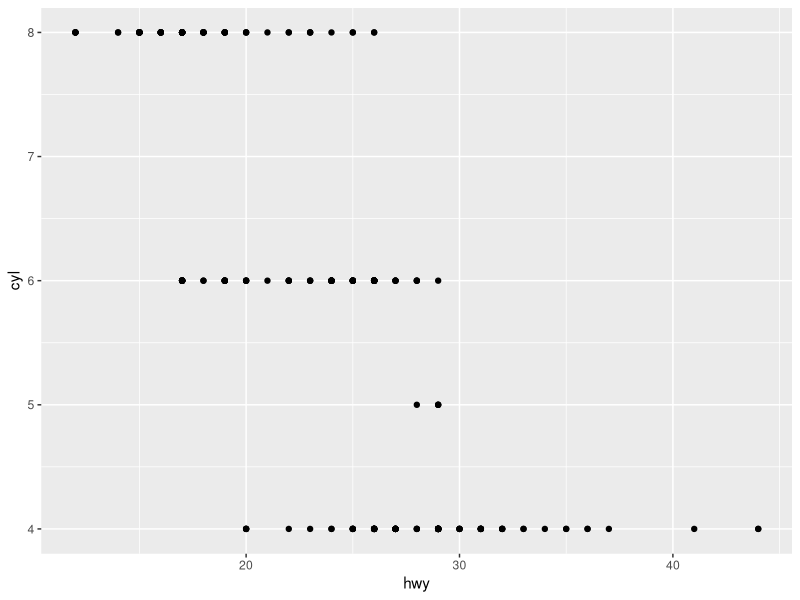
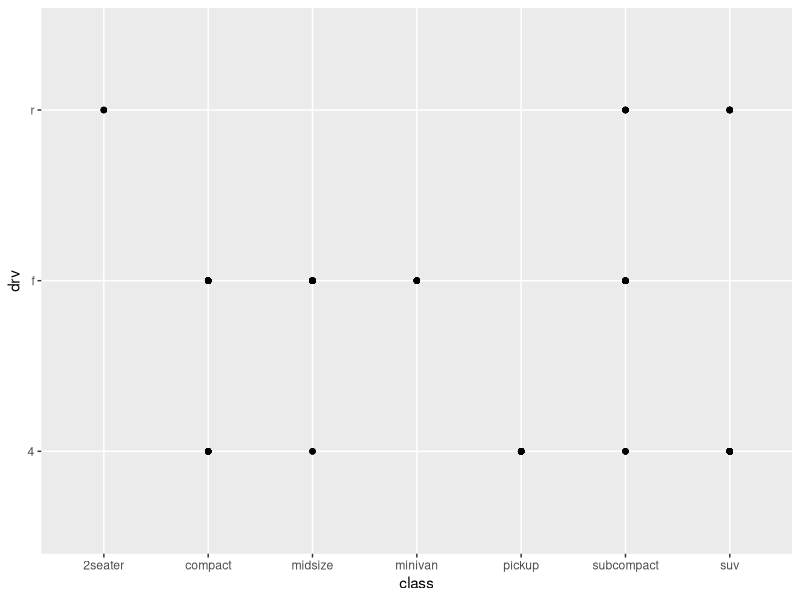
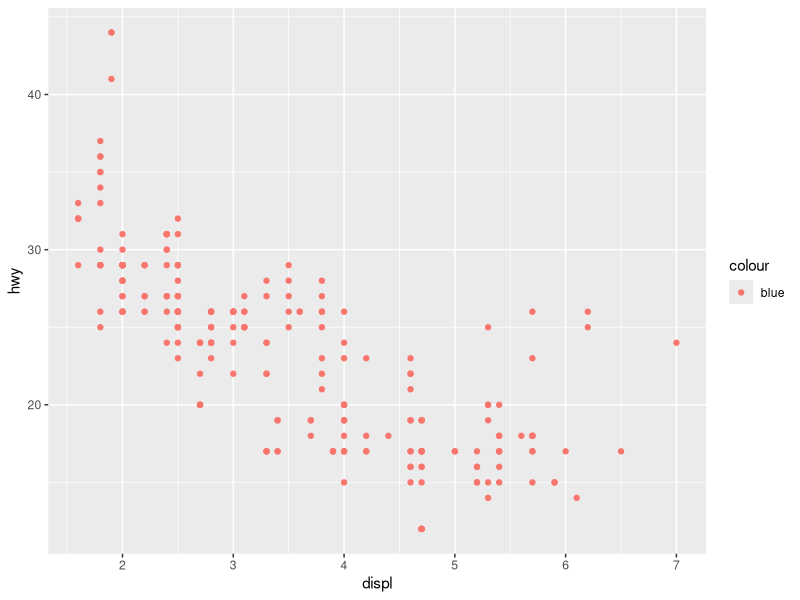
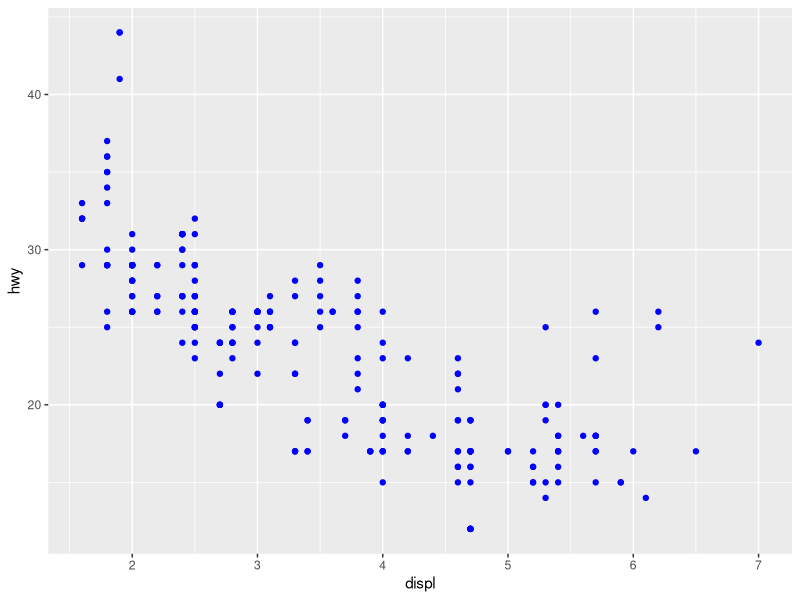
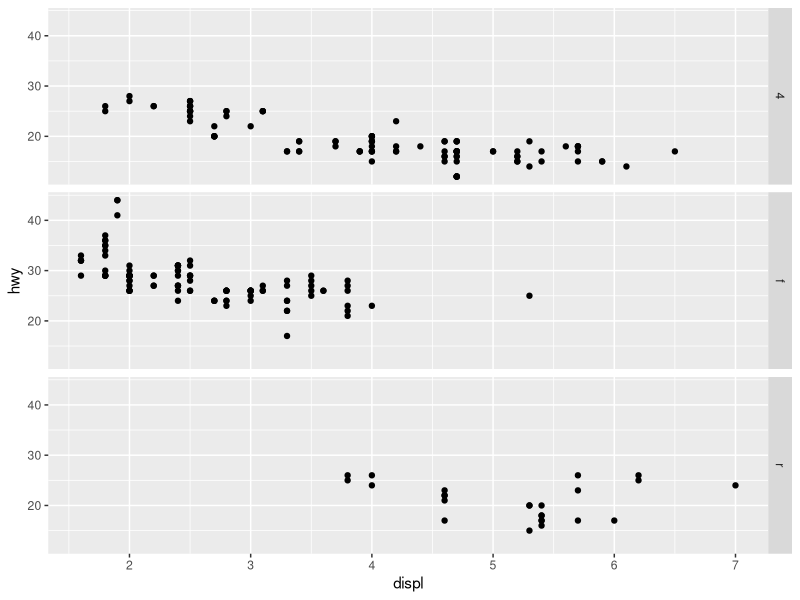
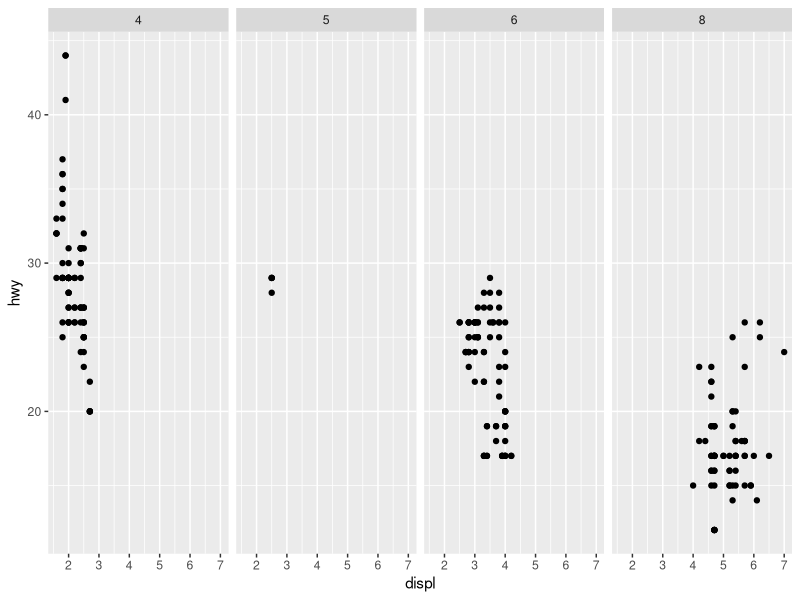
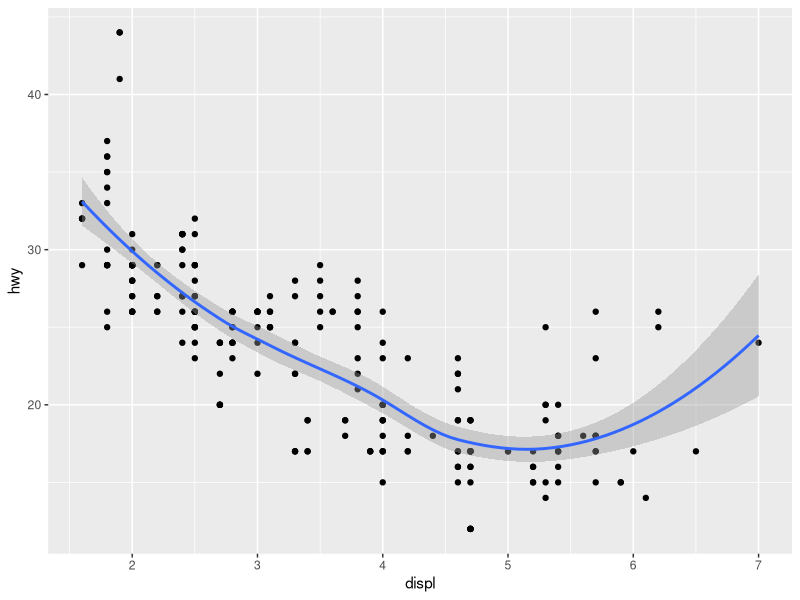
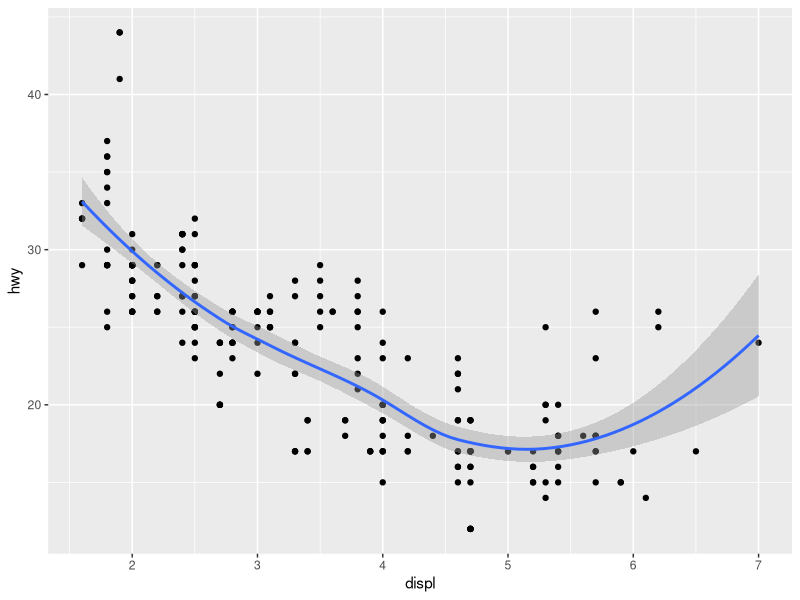

R code for these plots, in order:
## ---- chunk 1
library(tidyverse)
## ---- chunk 2
ggplot(data=mpg) + geom_point(aes(x=hwy, y=cyl))
## ---- chunk 3
ggplot(data=mpg) + geom_point(aes(x=class, y=drv))
## ---- chunk 4
ggplot(data = mpg) +
  geom_point(mapping = aes(x = displ, y = hwy, color = "blue"))
## ---- chunk 5
ggplot(data = mpg) +
  geom_point(mapping = aes(x = displ, y = hwy), color = "blue")
## ---- chunk 6
ggplot(data = mpg) +
  geom_point(mapping = aes(x = displ, y = hwy)) + facet_grid(drv ~ .)

ggplot(data = mpg) +
  geom_point(mapping = aes(x = displ, y = hwy)) + facet_grid(. ~ cyl)
## ---- chunk 7
ggplot(data = mpg, mapping = aes(x = displ, y = hwy)) +
  geom_point() + geom_smooth()

ggplot() +
  geom_point(data = mpg, mapping = aes(x = displ, y = hwy)) +
  geom_smooth(data = mpg, mapping = aes(x = displ, y = hwy))
## ---- chunk 8
ggplot(data = mpg, aes(x=displ, y=hwy)) +
  geom_point() + geom_smooth(aes(group=drv), se = F)

ggplot(data = mpg, aes(x = displ, y = hwy)) + 
  geom_point(aes(fill=drv), shape = 21, color = "white", stroke = 2)
